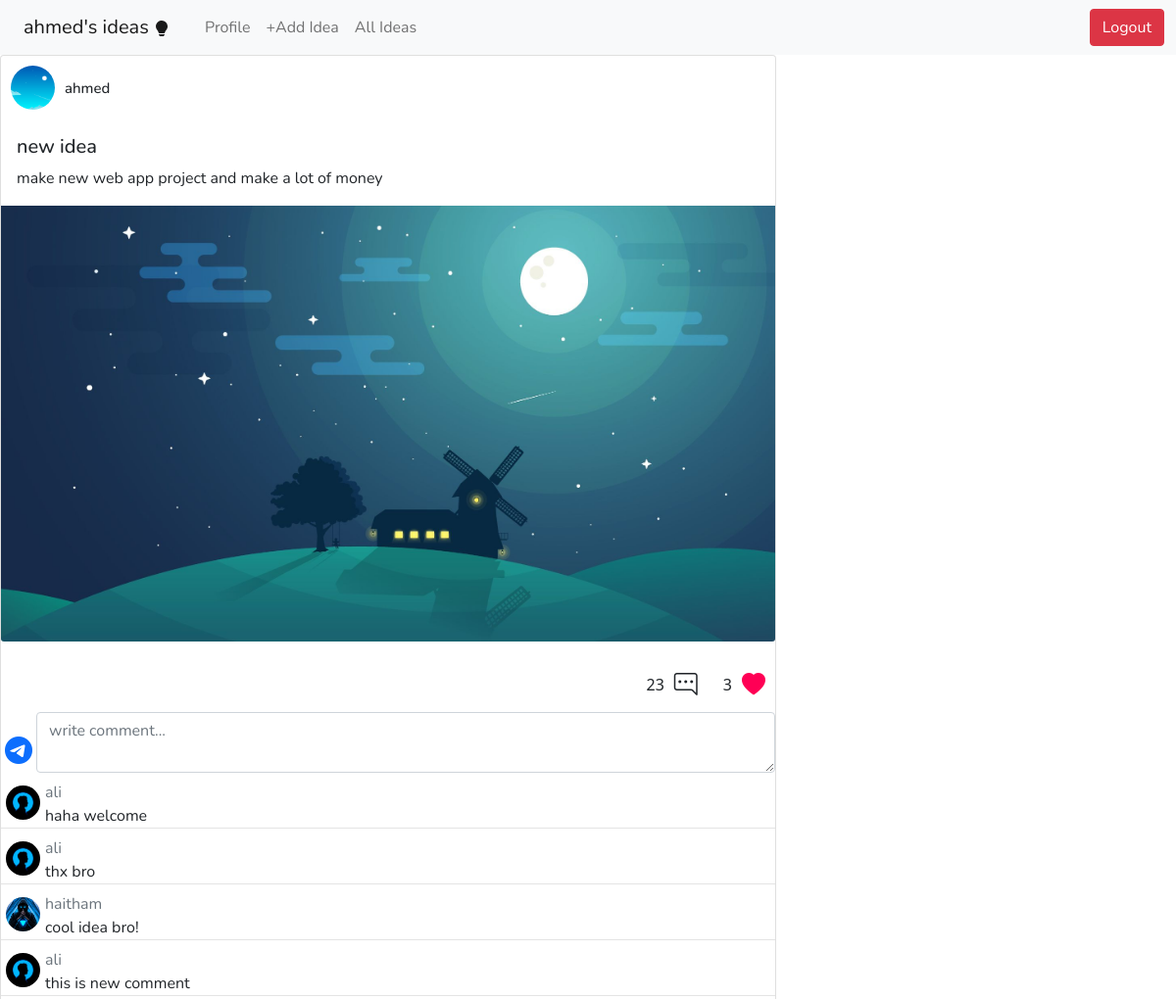
The page /idea/1 (signed in, upper part) on the database as committed earlier.
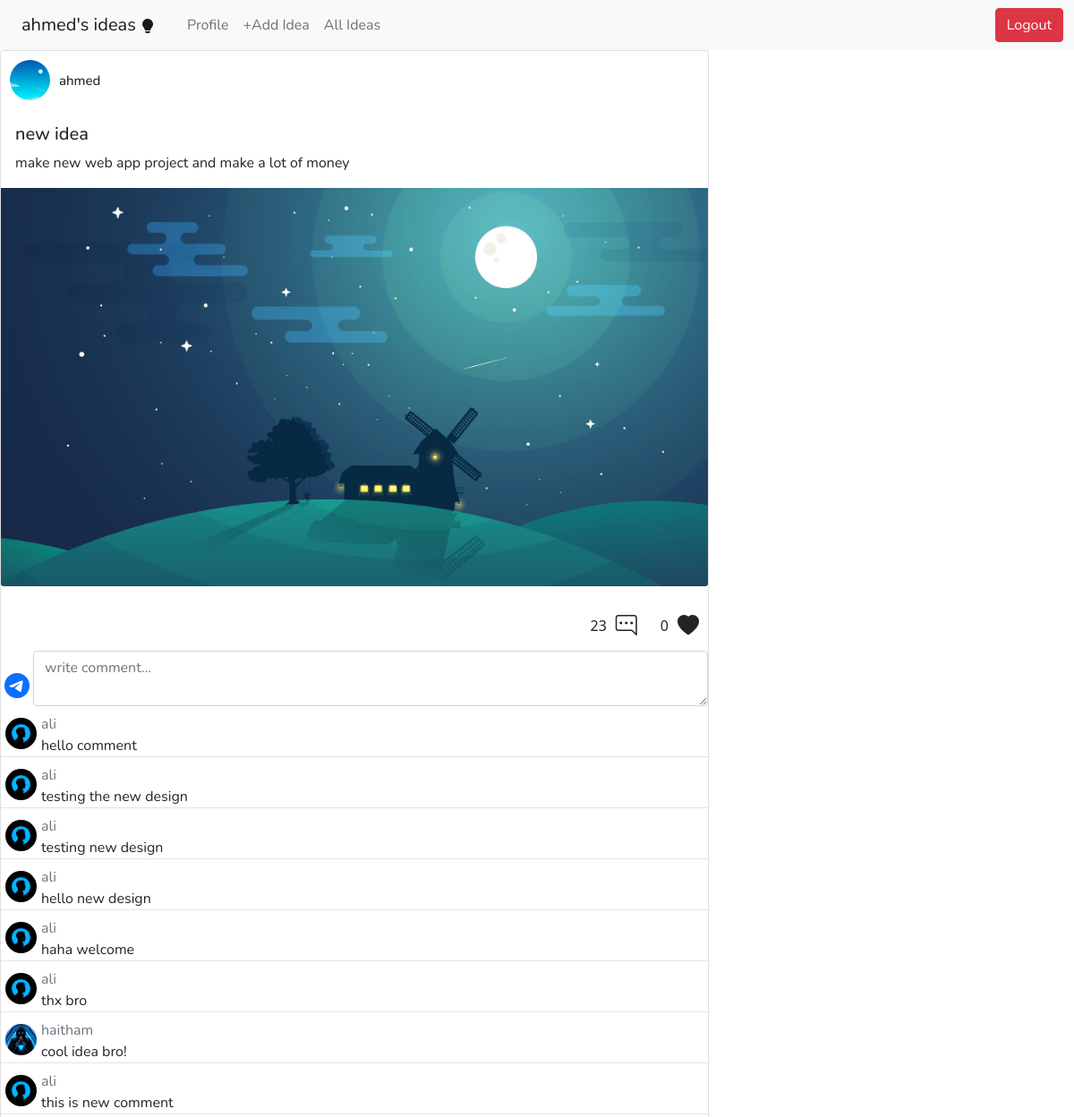
The same page on the database as committed later.
### tables this page shows
CREATE TABLE users(
        username varchar(30) not null,
        email varchar(30) not null,
        pwd varchar(60) not null,
        title varchar(30) not null,
        bio text not null,
        img varchar(60)
    );

CREATE TABLE posts(
        user_id integer not null,
        title varchar(30) not null,
        content text not null,
        image varchar(60) not null
    , likes_number INT NOT NULL DEFAULT 0);

CREATE TABLE comments(
        content text not null,
        post_id integer not null,
        user_id integer not null
    );

### run.py (the view)
@app.route("/idea/<int:post_id>")
def idea(post_id):
    if session.get("user"):
        id_ = session.get("user")[0]
        post = posts_db.get_by_id(post_id)
        post_comments = comments.get_by_id(post_id)
        likes_number = likes.count_likes(post_id)
        if likes.get_by(post_id, id_) == []:
            liked  = False
        else:
            liked = True
        return render_template("idea.html", username=session.get("user")[1].capitalize(), post=post, title=session.get("user")[2].capitalize(), bio=session.get("user")[3], img=session.get("user")[4], post_comments=post_comments, likes_number=likes_number,liked=liked)
    return render_template("login.html")

### comments.py (called while the page is built)
def get_by_id(post_id):
    conn = sqlite3.connect("data.db")
    cur = conn.cursor()
    cur.execute(
        "select comments.content,users.username,users.img from comments join users on users.rowid = comments.user_id where comments.post_id=? order by comments.rowid desc", (post_id,))
    conn.commit()
    data = cur.fetchall()
    conn.close()
    return data

### likes.py (called while the page is built)
def count_likes(post_id):
    conn = sqlite3.connect("data.db")
    cur = conn.cursor()
    cur.execute("select count(post_id) from likes where post_id = ?", (post_id,))
    conn.commit()
    data = cur.fetchone()
    conn.close()
    return data[0]

def get_by(post_id,user_id):
    conn = sqlite3.connect("data.db")
    cur = conn.cursor()
    cur.execute(
        "select * from likes where post_id=? and user_id = ?", (post_id,user_id))
    conn.commit()
    data = cur.fetchall()
    conn.close()
    return data

### posts_db.py (called while the page is built)
def get_by_id(post_id):
    conn = sqlite3.connect("data.db")
    cur = conn.cursor()
    cur.execute(
        "select users.rowid,users.username,users.img,posts.rowid,posts.title,posts.content,posts.image,posts.likes_number from users join posts on users.rowid = posts.user_id where posts.rowid=?", (post_id,))
    conn.commit()
    data = cur.fetchone()
    conn.close()
    return data

### templates/idea.html (shortened to what this page needs)
{%extends 'base.html'%}
{%block content%}
<div class="row">
    <div class="col-lg-8 col-md-10 col-sm-12">
        <div class="card">
            <div class="post-header">
                <div class="profile-post-img">
                    <img class="circle-img" src="{{url_for('static',filename=post[2])}}" alt="profile picture">
                </div>
                <div class="profile-post-data ">
                    <h1 style="font-size: 15px;" class="font-1 m-0">{{post[1]}}</h1>
                </div>
            </div>
            <div class="card-body">
                <h5 class="card-title font-1">{{post[4]}}</h5>
                <p class="card-text font-1">{{post[5]}}</p>
            </div>
            <img src="{{url_for('static',filename=post[6])}}" class="card-img-bottom" alt="...">
            <div class="like-comment mt-3 ">
                <div class="comments-number m-0 p-0">23</div>
                <i class="bi bi-chat-right-dots cursor-p fs-4"></i>
                <div id="likes_number" class="likes-number m-0 p-0 ">{{likes_number}}</div>
                {%if liked%}
                    <i id="like_btn" style="color: #ff0055;" class="bi bi-heart-fill cursor-p fs-4"></i>
                {%else%}
                    <i id="like_btn" class="bi bi-heart-fill cursor-p fs-4"></i>
                {%endif%}
            </div>
            <div id="comments" class="comments">
                <div class="comment-form">
                    <i id="add_comment" class="bi bi-telegram btn p-0 mx-1 border-0 text-primary fs-3 font-2"></i>
                    <textarea id="comment" class="form-control font-1 " placeholder="write comment..."></textarea>
                </div>
                <div id="comment-data" class="comment-data">
                {%if post_comments%}
                {%for comment in post_comments%}
                    <div class="comment line pt-2">
                        <div class="comment-img">
                            <img class="circle-img" src="{{url_for('static',filename=comment[2])}}">
                        </div>
                        <div class="comment-body">
                            <div class="comment-name text-secondary font-1">{{comment[1]}}</div>
                            <div class="comment-text font-1">{{comment[0]}}</div>
                        </div>
                    </div>
                {%endfor%}
                {%endif%}
                </div>
            </div>
        </div>
    </div>
</div>
{%endblock%}

### templates/base.html (shortened to what this page needs)
<!DOCTYPE html>
<html lang="en">
<head>
    <link href="https://cdn.jsdelivr.net/npm/bootstrap@5.1.1/dist/css/bootstrap.min.css" rel="stylesheet"
>
    <link rel="stylesheet" href="https://cdn.jsdelivr.net/npm/bootstrap-icons@1.5.0/font/bootstrap-icons.css">
    <link rel="stylesheet" href="{{url_for('static',filename='css/style.css')}}">
</head>
<body>
    <div class="sp-container">
<nav class="navbar navbar-expand-lg navbar-light bg-light">
    <div class="container-fluid">
        {%if session['user']%}
        <a id="the_brand" class="font-1 navbar-brand btn btn-outline-warning border-0" href="{{url_for('ideas')}}">{{session['user'][1]}}'s ideas
        </a>
        {%endif%}
        <div class="collapse navbar-collapse" id="navbarSupportedContent">
            <ul class="navbar-nav me-auto mb-2 mb-lg-0">
                <li class="nav-item">
                    {%if session['user']%}
                    <li class="nav-item">
                    <a class="nav-link  font-1" aria-current="page"  href="{{url_for('profile')}}" id="home2">Profile</a>
                    </li>
                    <li class="nav-item">
                    <a class="nav-link  font-1" id="add_idea" aria-current="page" href="{{url_for('post')}}">+Add Idea</a>
                    </li>
                    <li class="nav-item">
                        <a class="nav-link  font-1" id="all_ideas" aria-current="page" href="{{url_for('all_ideas')}}">All Ideas</a>
                    </li>
                    {%else%}
                    <li class="nav-item">
                        <a class="nav-link  font-1" aria-current="page" href="{{url_for('home')}}">
                        Home
                    </a>
                    </li>
                    {%endif%}
                </li>
            </ul>
            <form class="d-flex">
                {%if session['user']%}
                <a class="btn btn-danger font-1" aria-current="page" href="{{url_for('logout')}}">Logout</a>
                {%else%}
                <a class="btn btn-info mx-2 font-1" aria-current="page" href="{{url_for('login')}}">Login</a>
                <a class="btn btn-outline-info mx-2 font-1" aria-current="page" href="{{url_for('signup')}}">Sign up</a>
                {%endif%}
            </form>
        </div>
    </div>
</nav>
    {%block content%}{%endblock%}
    </div>
</body>
</html>

### static/css/style.css (style rules this page uses)
.font-1 { font-family: 'Nunito', sans-serif; }
.font-2 { font-family: 'Dosis', sans-serif; }
* { margin: 0; padding: 0; box-sizing: border-box; }
a { text-decoration: none; color: #240073; }
.sp-container { max-width: 1400px; margin: 0 auto; }
.line { border-bottom: 0.5px solid rgba(202, 202, 202, 0.5); }
.profile-post-img { position: relative; width: 45px; height: 45px; overflow: hidden; border-radius: 50%; margin: 10px; }
.cursor-p { cursor: pointer; }
.like-comment { display: flex; justify-content: flex-end; align-items: center; }
.like-comment > * { margin: 10px; }
.comment { display: flex; align-items: flex-start; }
.comment-form { display: flex; align-items: flex-end; }
.comment-img { position: relative; width: 35px; height: 35px; overflow: hidden; border-radius: 50%; margin: 5px; }
.circle-img { position: absolute; top: 0; left: 0; width: 100%; height: 100%; object-fit: cover; }
.post-header { display: flex; align-items: center; }

Rows that differ between the two databases and show on the page:
added comments: img (picture), username "ali", content "hello comment"
added comments: img (picture), username "ali", content "testing the new design"
added comments: img (picture), username "ali", content "testing new design"
added comments: img (picture), username "ali", content "hello new design"
Other text that changed with them:
{{ likes_number }}: "3" → "0"
